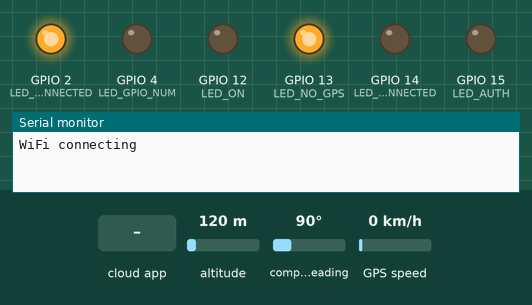
Simulated run of this sketch. Board: ESP32. Parts: output pins drawn as LEDs (lit = HIGH), the last lines printed to the serial monitor. The inputs (shaded band) are chosen by the test bench; at power-on: compass heading 90°, GPS speed 0 km/h, altitude 120 m. WiFi joins after 1.5 s; servers stay silent unless stated; storage starts empty; the GPS gets a fix after 3 s at 37.7749, -122.4194 with 8 satellites; the camera gives no picture; the Firebase database answers and starts empty.

Above: at 0.1 s.
At 3.5 s:
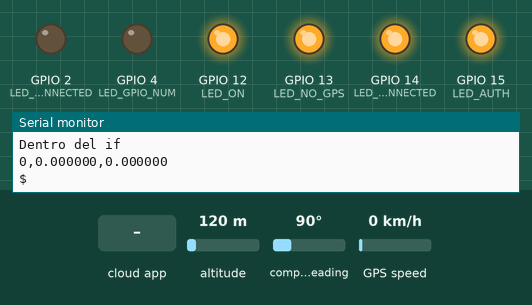
3.6 s: the phone or cloud app sets comando to foto
At 4.61 s:
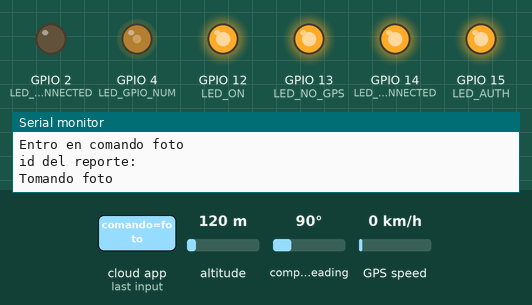
6.3 s: compass heading set to 7°
8.5 s: GPS speed set to 2 km/h
13.2 s: the phone or cloud app sets conexion to isConnected
17.9 s: the phone or cloud app sets comando to Foto
21.3 s: the phone or cloud app sets comando to isConnected
Timing chart, 0 to 24.3 s (numbered marks = the images above; inputs shaded):
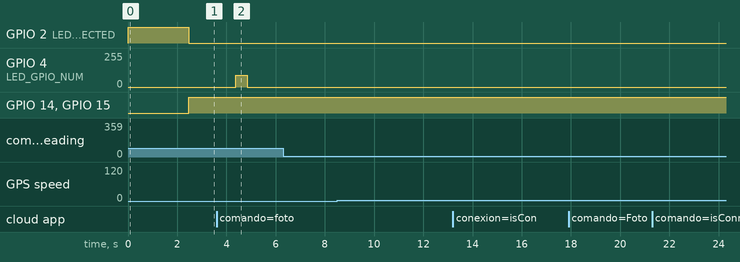

The sketch:

poliprotectiot.ino
```cpp
#include <Arduino.h>
#if defined(ESP32)
#include <WiFi.h>
#include "soc/soc.h"           // Disable brownout problems
#include "soc/rtc_cntl_reg.h"  // Disable brownout problems
#include "driver/rtc_io.h"
#include <SPIFFS.h>
#include <FS.h>
#include <Firebase_ESP_Client.h>
#include "esp_camera.h"
#endif

// Provide the token generation process info.
#include <addons/TokenHelper.h>

// Provide the RTDB payload printing info and other helper functions.
#include <addons/RTDBHelper.h>

// GPS library
#include <TinyGPSPlus.h>

// library timer interruptions
#include <esp_timer.h>

// ==================================
//     Enter your WiFi credentials
// ==================================
const char* ssid = "NETLIFE_CORNEJO";
const char* password = "17242630";

// ======================================
//        Firebase Credentials
// ======================================
// Define the API Key
#define API_KEY "AIzaSyAJRSQnfMhIX8zuF4jvzugfQ2oWAqFq-W8"

// Define the RTDB URL
#define DATABASE_URL "poliprotect-6b93c-default-rtdb.firebaseio.com" //<databaseName>.firebaseio.com or <databaseName>.<region>.firebasedatabase.app
#define STORAGE_BUCKET_ID "poliprotect-6b93c.appspot.com" // Storage url

// Define the user Email and password that alreadey registerd or added in your project
#define USER_EMAIL "bus_5214648965@poliprotect.com"
#define USER_PASSWORD "5214648965"

// Define file paths of the photo
#define FILE_PHOTO "/data/photo.jpg"

// ==================
//    Camera pins
// ==================
#define PWDN_GPIO_NUM             32
#define RESET_GPIO_NUM           -1
#define XCLK_GPIO_NUM             0
#define SIOD_GPIO_NUM             26
#define SIOC_GPIO_NUM             27

#define Y9_GPIO_NUM               35
#define Y8_GPIO_NUM               34
#define Y7_GPIO_NUM               39
#define Y6_GPIO_NUM               36
#define Y5_GPIO_NUM               21
#define Y4_GPIO_NUM               19
#define Y3_GPIO_NUM               18
#define Y2_GPIO_NUM               5
#define VSYNC_GPIO_NUM            25
#define HREF_GPIO_NUM             23
#define PCLK_GPIO_NUM             22

// 4 for flash led or 33 for normal led
#define LED_GPIO_NUM              4
#define LED_LEDC_CHANNEL          2
#define CONFIG_LED_MAX_INTENSITY  255
int led_duty = 90;

// Leds that indicate any system states
#define LED_ON                    12
#define LED_NO_GPS                13
#define LED_AUTH                  15
#define LED_IS_CONNECTED          14
#define LED_ISNT_CONNECTED        2


// ===========================
//     Device Information
// ===========================
// Device ID
String id = "5214648965";

// Device route
String ruta = "city_mall";

// Define Firebase Data object
FirebaseData fbdo;

// Define Firebase Auth
FirebaseAuth auth;

// Define Firebase Config
FirebaseConfig configFire;

// The TinyGPSPlus object
TinyGPSPlus gps;

// Define Camera Config
camera_config_t configCam;

// Variables related to the report
String idReporte = "20230813T202020";

// Optimization variables
unsigned long lastCaptureTime = 0;
unsigned long lastFirebaseTime = 0;
unsigned long lastADCTime = 0;

// GPS variables
float latitude = 0.0;
float longitude = 0.0;
int satelite = 0;

void pinConfig() {
  // Set led pins
  pinMode(LED_ON, OUTPUT);
  pinMode(LED_IS_CONNECTED, OUTPUT);
  pinMode(LED_ISNT_CONNECTED, OUTPUT);
  pinMode(LED_AUTH, OUTPUT);
  pinMode(LED_NO_GPS, OUTPUT);

  // Leds initial conditions
  digitalWrite(LED_ON, LOW);
  digitalWrite(LED_IS_CONNECTED, LOW);
  digitalWrite(LED_ISNT_CONNECTED, HIGH);
  digitalWrite(LED_AUTH, LOW);
  digitalWrite(LED_NO_GPS, HIGH);

  // Set the flash led parameters
  ledcSetup(LED_LEDC_CHANNEL, 5000, 8);
  ledcAttachPin(LED_GPIO_NUM, LED_LEDC_CHANNEL);
}

void wifiInit() {
  // Define the wifi credentials
  WiFi.begin(ssid, password);
  WiFi.setSleep(false);

  // Message of connection
  Serial.print("WiFi connecting ");
  while (WiFi.status() != WL_CONNECTED) {
    delay(500);
    Serial.print(".");
  }

  // Indicate the connected red
  Serial.println("");
  Serial.println("WiFi connected");
  Serial.print(WiFi.localIP());
  Serial.println("' to connect");
}

void spiffsInit() {
  if (!SPIFFS.begin(true)) {
    Serial.println("An Error has occurred while mounting SPIFFS");
    SPIFFS.format();
    ESP.restart();
  }
  else {
    delay(500);
    Serial.println("SPIFFS mounted successfully");
    if (!SPIFFS.exists("/data")) {
        SPIFFS.mkdir("/data");
    }
  }
}

void cameraConfig() {
  // Set pines connected to the camera
  configCam.ledc_channel = LEDC_CHANNEL_0;
  configCam.ledc_timer = LEDC_TIMER_0;
  configCam.pin_d0 = Y2_GPIO_NUM;
  configCam.pin_d1 = Y3_GPIO_NUM;
  configCam.pin_d2 = Y4_GPIO_NUM;
  configCam.pin_d3 = Y5_GPIO_NUM;
  configCam.pin_d4 = Y6_GPIO_NUM;
  configCam.pin_d5 = Y7_GPIO_NUM;
  configCam.pin_d6 = Y8_GPIO_NUM;
  configCam.pin_d7 = Y9_GPIO_NUM;
  configCam.pin_xclk = XCLK_GPIO_NUM;
  configCam.pin_pclk = PCLK_GPIO_NUM;
  configCam.pin_vsync = VSYNC_GPIO_NUM;
  configCam.pin_href = HREF_GPIO_NUM;
  configCam.pin_sccb_sda = SIOD_GPIO_NUM;
  configCam.pin_sccb_scl = SIOC_GPIO_NUM;
  configCam.pin_pwdn = PWDN_GPIO_NUM;
  configCam.pin_reset = RESET_GPIO_NUM;
  configCam.xclk_freq_hz = 20000000;
  configCam.frame_size = FRAMESIZE_VGA;
  configCam.pixel_format = PIXFORMAT_JPEG; // for streaming
  configCam.fb_location = CAMERA_FB_IN_PSRAM;
  configCam.jpeg_quality = 5;
  configCam.fb_count = 1;
  configCam.grab_mode = CAMERA_GRAB_LATEST;

  // Parameters for optimizing the photo quality
  // if PSRAM IC present, init with UXGA resolution and higher JPEG quality
  //                      for larger pre-allocated frame buffer.
  if(configCam.pixel_format == PIXFORMAT_JPEG){
    if(psramFound()){
      configCam.jpeg_quality = 10;
      configCam.fb_count = 2;
      configCam.grab_mode = CAMERA_GRAB_LATEST;
    } else {
      // Limit the frame size when PSRAM is not available
      configCam.frame_size = FRAMESIZE_SVGA;
      configCam.fb_location = CAMERA_FB_IN_DRAM;
    }
  } else {
    // Best option for face detection/recognition
    configCam.frame_size = FRAMESIZE_240X240;
  #if CONFIG_IDF_TARGET_ESP32S3
    configCam.fb_count = 2;
  #endif
  }
}

void cameraInit() {
  // camera init
  esp_err_t err = esp_camera_init(&configCam);
  if (err != ESP_OK) {
    Serial.printf("Camera init failed with error 0x%x", err);
    return;
  }

  sensor_t * s = esp_camera_sensor_get();
  // initial sensors are flipped vertically and colors are a bit saturated
  if (s->id.PID == OV3660_PID) {
    s->set_vflip(s, 1); // flip it back
    s->set_brightness(s, 1); // up the brightness just a bit
    s->set_saturation(s, -2); // lower the saturation
  }
  // drop down frame size for higher initial frame rate
  if(configCam.pixel_format == PIXFORMAT_JPEG){
    s->set_framesize(s, FRAMESIZE_QVGA);
  }
}

void firebaseInit() {
  // Indicate the Firebase version
  Serial.printf("Firebase Client v%s\n\n", FIREBASE_CLIENT_VERSION);

  // Assign the api key (required)
  configFire.api_key = API_KEY;

  // Assign the user sign in credentials
  auth.user.email = USER_EMAIL;
  auth.user.password = USER_PASSWORD;

  // Assign the RTDB URL (required)
  configFire.database_url = DATABASE_URL;

  // Assign the callback function for the long running token generation task
  configFire.token_status_callback = tokenStatusCallback; // see addons/TokenHelper.h

  Firebase.begin(&configFire, &auth);

  // Comment or pass false value when WiFi reconnection will control by your code or third party library
  Firebase.reconnectWiFi(true);

  Firebase.setDoubleDigits(5);
}

void setup() {
  // Set operation mode of the pins
  pinConfig();

  // Configuracion de la comunicacion serial
  Serial.begin(9600);
  Serial.setDebugOutput(true);
  Serial.println("");

  // Begin wifi connection
  wifiInit();

  // Build spiffs file format in the flash memory
  spiffsInit();

  // ===================Investigar esta linea
  WRITE_PERI_REG(RTC_CNTL_BROWN_OUT_REG, 0);

  // Set and initialize the camera
  cameraConfig();
  cameraInit();

  firebaseInit();

  // Inidicate the initialization and configuration of modules
  digitalWrite(LED_ON, HIGH);
}

void loop() {
  Firebase.RTDB.setString(&fbdo, F("Data"), F("Hola"));

  if(WiFi.status() != WL_CONNECTED){
    Serial.println("Se ha desconectado");
    digitalWrite(LED_ISNT_CONNECTED, HIGH);
    digitalWrite(LED_IS_CONNECTED, LOW);
  } else {
    Serial.println("Esta conectado");
    digitalWrite(LED_ISNT_CONNECTED, LOW);
    digitalWrite(LED_IS_CONNECTED, HIGH);

    if (Firebase.authenticated()) {
      Serial.println("Estás autenticado con Firebase");

      digitalWrite(LED_AUTH, HIGH);

      // Serial Communication
      if (Serial.available() > 0) {
        // Read the a line of message
        String inputData = Serial.readStringUntil('\n');
        inputData.trim(); // Remove leading/trailing whitespaces
        Serial.println("Fuera del if ");

        // There is message
        if (inputData.length() > 0) {
          Serial.println("Dentro del if ");

          if (gps.encode(Serial.read())){
            Serial.println("Dentro del 2 if ");

          }

          if(inputData == "Foto"){
            loadPhotoFirebase();

          }

          latitude = gps.location.lat();
          longitude = gps.location.lng();
          satelite = gps.satellites.value();

          if(satelite == 0){
            digitalWrite(LED_NO_GPS, HIGH);
          } else {
            digitalWrite(LED_NO_GPS, LOW);
          }


          Serial.print(gps.satellites.value(), 6);
          Serial.print(F(","));
          Serial.print(gps.location.lat(), 6);
          Serial.print(F(","));
          Serial.println(gps.location.lng(), 6);

          Serial.println(inputData);

        }
      }

      unsigned long currentFirebaseTime = millis();

      // Check the necesary time for reading and updating data in the firebase
      if (currentFirebaseTime - lastFirebaseTime >= 1000){

        // Read and Update data in Firebase
        if (Firebase.RTDB.get(&fbdo, "/Data_app")) {

          Serial.println("Exite Data");

          // Define the paths for loading data in the firebase database
          String rutaDBLatstr = "/Data_app/listado_buses/"+ruta+"/bus_"+id+"/posicion/latitud";
          String rutaDBLngstr = "/Data_app/listado_buses/"+ruta+"/bus_"+id+"/posicion/longitud";
          String rutaDBSatstr = "/Data_app/listado_buses/"+ruta+"/bus_"+id+"/posicion/satelites";

          // Send data to the firebase database
          loadDataFloatFirebase(rutaDBLatstr, latitude);
          loadDataFloatFirebase(rutaDBLngstr, longitude);
          loadDataIntFirebase(rutaDBSatstr, satelite);

          // Paths for reading the data in the firebase database
          String rutaDBComandostr = "/Data_app/listado_buses/"+ruta+"/bus_"+id+"/comando";
          String rutaDBConnectionstr = "/Data_app/listado_buses/"+ruta+"/bus_"+id+"/conexion";

          char rutaDBComando[rutaDBComandostr.length() + 1];
          char rutaDBConnection[rutaDBConnectionstr.length() + 1];

          // Converts a string to a char array
          rutaDBComandostr.toCharArray(rutaDBComando, sizeof(rutaDBComando));
          rutaDBConnectionstr.toCharArray(rutaDBConnection, sizeof(rutaDBConnection));

          // Read command and connected in the firebase database
          String comando = Firebase.RTDB.getString(&fbdo, F(rutaDBComando)) ? fbdo.to<const char *>() : fbdo.errorReason().c_str();
          String connection = Firebase.RTDB.getString(&fbdo, F(rutaDBConnection)) ? fbdo.to<const char *>() : fbdo.errorReason().c_str();

          Serial.println("Obtuvo el Comando");
          Serial.println(comando);

          // Device actions because of commands
          if(comando.indexOf("foto") != -1){

            Serial.println("Entro en comando foto");

            // Separate the report id of command
            String comandoParts[2];
            int numParts = 0;
            int lastIndex = 0;
            char delimiter = ',';

            for (int i = 0; i < comando.length(); i++) {
              if (comando.charAt(i) == delimiter) {
                comandoParts[numParts] = comando.substring(lastIndex, i);
                lastIndex = i + 1;
                numParts++;
              }
            }
            comandoParts[numParts] = comando.substring(lastIndex);

            idReporte = comandoParts[1];
            Serial.println("id del reporte: " + idReporte);

            // Load the photo in the Storage Database
            loadPhotoFirebase();

            // Indicate in the database that photo was sent
            Firebase.RTDB.setString(&fbdo, F(rutaDBComando), F("Done"));
          }

          // Answer of the message of connection check
          if(connection == "isConnected") {
            Firebase.RTDB.setString(&fbdo, F(rutaDBConnection), F("connected"));

          }
        } else {
          Serial.println("No exite base de datos");

        }
      }
    } else {
        Serial.println("No estás autenticado con Firebase");
        digitalWrite(LED_AUTH, LOW);

    }
  }
}

// Load the photo in the Firebase Storage Database
void loadPhotoFirebase(){
  unsigned long currentPhotoTime = millis();
  // Check the necesary time for taking other photo
  if (currentPhotoTime - lastCaptureTime >= 1000){

    lastCaptureTime = currentPhotoTime;

    // Turn on flash led for capturing the photo
    enable_led(true);
    delay(200);
    Serial.println("Tomando foto");

    // Take the capture the photo
    camera_fb_t * photo = NULL;
    photo = esp_camera_fb_get();

    // Check the captured photo. If there is error, restart ESP32
    if(!photo) {
      enable_led(false);
      Serial.println("Captura de la foto fallida");
      delay(200);
      ESP.restart();
      return;

    }

    // Turn off flash led after capturing the photo
    delay(200);
    enable_led(false);

    Serial.println("Foto tomada con exito");
    Serial.println("Tamaño de imagen: " + String(photo->len));

    // Create the file to store the image in the flash memory
    Serial.println("Se crea el archivo de almacenamiento de la imagen");
    File filePhoto = SPIFFS.open(FILE_PHOTO, FILE_WRITE);

    // Check if the file was created correctly
    if (!filePhoto) {
      Serial.println("Failed to open file in writing mode");

    }
    else {
      // Write the photo in the file
      filePhoto.write(photo->buf, photo->len); // payload (image), payload length
      Serial.print("La imagen fue almacenada en: ");
      Serial.print(FILE_PHOTO);
      Serial.print(" - Tamaño: ");
      Serial.print(filePhoto.size());
      Serial.println(" bytes");

    }

    // Close the file
    filePhoto.close();

    // Path for sending the photo in the Storage database
    String rutaDBSPhotostr = "/Reportes/"+id+"_"+idReporte+".jpg";
    char rutaDBSPhoto[rutaDBSPhotostr.length()+1];

    // Converts a string to a char array
    rutaDBSPhotostr.toCharArray(rutaDBSPhoto, sizeof(rutaDBSPhoto));

    // Load the photo file in the firebase Storage
    if (Firebase.Storage.upload(&fbdo, STORAGE_BUCKET_ID , FILE_PHOTO , mem_storage_type_flash, rutaDBSPhoto , "image/jpeg")){
      Serial.printf("\nDownload URL: %s\n", fbdo.downloadURL().c_str());

      // Define the paths for loading data in the firebase database
      String rutaDBFotostr = "/Data_app/listado_buses/"+ruta+"/bus_"+id+"/reportes/reporte_"+idReporte+"/foto";
      String rutaDBLatRepstr = "/Data_app/listado_buses/"+ruta+"/bus_"+id+"/reportes/reporte_"+idReporte+"/latitud";
      String rutaDBLngRepstr = "/Data_app/listado_buses/"+ruta+"/bus_"+id+"/reportes/reporte_"+idReporte+"/longitud";

      // Load the photo url in the RealTime Database
      loadDataStrFirebase(rutaDBFotostr, fbdo.downloadURL().c_str());

      // Send data to the firebase database
      loadDataFloatFirebase(rutaDBLatRepstr, latitude);
      loadDataFloatFirebase(rutaDBLngRepstr, longitude);

      Serial.println("Foto enviada exitosamente");

    }
    else{
      Serial.println(fbdo.errorReason());

    }

    // Free image buffer
    esp_camera_fb_return(photo);
    Serial.println("Memoria limpia");

  }
}

// Enable the camera flash led
void enable_led(bool en){
    int duty = en ? led_duty : 0;
    if (en && (led_duty > CONFIG_LED_MAX_INTENSITY))
    {
        duty = CONFIG_LED_MAX_INTENSITY;
    }
    ledcWrite(LED_LEDC_CHANNEL, duty);
}

// Load String in the Firebase Database
void loadDataStrFirebase(String ruta, String data){
  char rutaDB[ruta.length() + 1];
  char dataDB[data.length() + 1];

  // Converts a string to a char array
  ruta.toCharArray(rutaDB, sizeof(rutaDB));
  data.toCharArray(dataDB, sizeof(dataDB));

  // Send the string to the Firebase Database
  Firebase.RTDB.setString(&fbdo, F(rutaDB), F(dataDB));

}

// Load Float in the Firebase Database
void loadDataFloatFirebase(String ruta, float data){
  char rutaDB[ruta.length() + 1];

  // Converts a string to a char array
  ruta.toCharArray(rutaDB, sizeof(rutaDB));

  // Send the float to the Firebase Database
  Firebase.RTDB.setFloat(&fbdo, F(rutaDB), data);

}

// Load Float in the Firebase Database
void loadDataIntFirebase(String ruta, int data){
  char rutaDB[ruta.length() + 1];

  // Converts a string to a char array
  ruta.toCharArray(rutaDB, sizeof(rutaDB));

  // Send the int to the Firebase Database
  Firebase.RTDB.setInt(&fbdo, F(rutaDB), data);

}
```

Measured:
- after the input at 3.6 s, GPIO 4 (LED_GPIO_NUM): 0/255 → 90/255 after 0.78 s, → 0/255 0.46 s later
